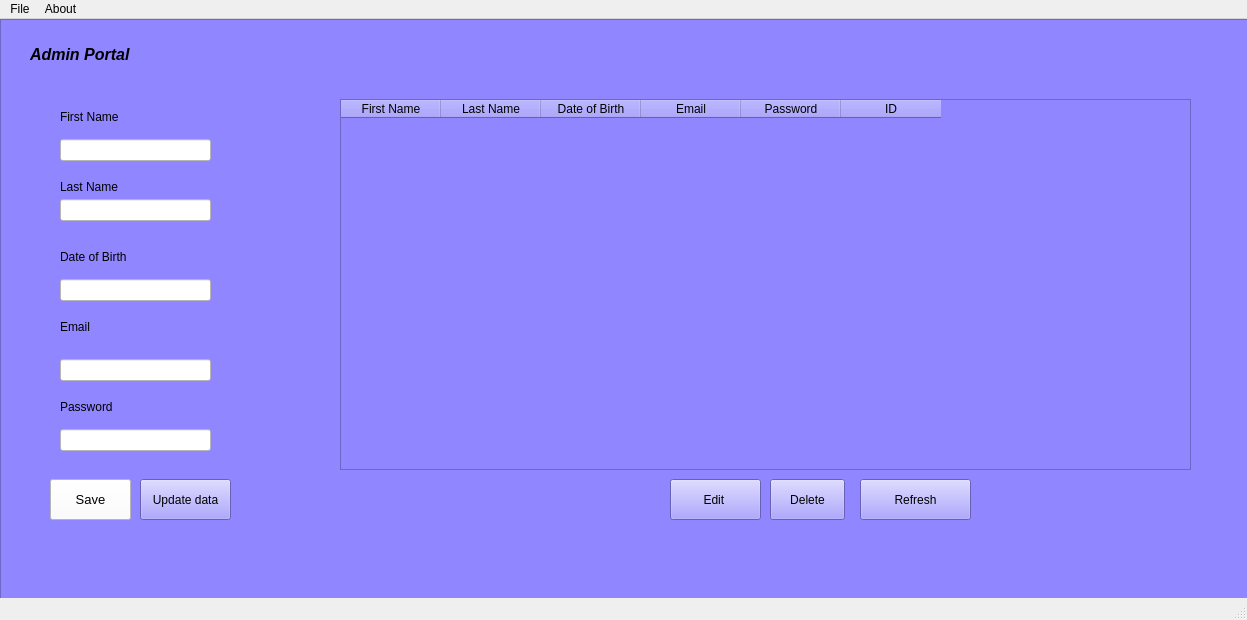
<?xml version="1.0" encoding="UTF-8"?>
<ui version="4.0">
 <class>AdminPortalDialog</class>
 <widget class="QMainWindow" name="AdminPortalDialog">
  <property name="geometry">
   <rect>
    <x>0</x>
    <y>0</y>
    <width>1247</width>
    <height>620</height>
   </rect>
  </property>
  <property name="windowTitle">
   <string>MainWindow</string>
  </property>
  <widget class="QWidget" name="centralwidget">
   <widget class="QFrame" name="frame">
    <property name="geometry">
     <rect>
      <x>0</x>
      <y>0</y>
      <width>1251</width>
      <height>591</height>
     </rect>
    </property>
    <property name="font">
     <font>
      <pointsize>8</pointsize>
     </font>
    </property>
    <property name="styleSheet">
     <string notr="true">background-color: rgb(144, 134, 255);</string>
    </property>
    <property name="frameShape">
     <enum>QFrame::StyledPanel</enum>
    </property>
    <property name="frameShadow">
     <enum>QFrame::Raised</enum>
    </property>
    <widget class="QLineEdit" name="firstNameLineEdit">
     <property name="geometry">
      <rect>
       <x>60</x>
       <y>120</y>
       <width>151</width>
       <height>22</height>
      </rect>
     </property>
     <property name="styleSheet">
      <string notr="true">background-color: rgb(255, 255, 255);</string>
     </property>
    </widget>
    <widget class="QLabel" name="label">
     <property name="geometry">
      <rect>
       <x>60</x>
       <y>90</y>
       <width>81</width>
       <height>16</height>
      </rect>
     </property>
     <property name="text">
      <string>First Name</string>
     </property>
    </widget>
    <widget class="QLabel" name="label_2">
     <property name="geometry">
      <rect>
       <x>60</x>
       <y>160</y>
       <width>61</width>
       <height>16</height>
      </rect>
     </property>
     <property name="text">
      <string>Last Name</string>
     </property>
    </widget>
    <widget class="QLabel" name="label_3">
     <property name="geometry">
      <rect>
       <x>60</x>
       <y>230</y>
       <width>81</width>
       <height>16</height>
      </rect>
     </property>
     <property name="text">
      <string>Date of Birth</string>
     </property>
    </widget>
    <widget class="QLabel" name="label_4">
     <property name="geometry">
      <rect>
       <x>60</x>
       <y>300</y>
       <width>49</width>
       <height>16</height>
      </rect>
     </property>
     <property name="text">
      <string>Email</string>
     </property>
    </widget>
    <widget class="QLabel" name="label_5">
     <property name="geometry">
      <rect>
       <x>60</x>
       <y>380</y>
       <width>61</width>
       <height>16</height>
      </rect>
     </property>
     <property name="text">
      <string>Password</string>
     </property>
    </widget>
    <widget class="QLabel" name="label_6">
     <property name="geometry">
      <rect>
       <x>30</x>
       <y>20</y>
       <width>151</width>
       <height>31</height>
      </rect>
     </property>
     <property name="font">
      <font>
       <pointsize>12</pointsize>
       <italic>true</italic>
       <bold>true</bold>
      </font>
     </property>
     <property name="text">
      <string>Admin Portal</string>
     </property>
    </widget>
    <widget class="QLineEdit" name="lastNameLineEdit">
     <property name="geometry">
      <rect>
       <x>60</x>
       <y>180</y>
       <width>151</width>
       <height>22</height>
      </rect>
     </property>
     <property name="styleSheet">
      <string notr="true">background-color: rgb(255, 255, 255);</string>
     </property>
    </widget>
    <widget class="QLineEdit" name="passwordLineEdit">
     <property name="geometry">
      <rect>
       <x>60</x>
       <y>410</y>
       <width>151</width>
       <height>22</height>
      </rect>
     </property>
     <property name="styleSheet">
      <string notr="true">background-color: rgb(255, 255, 255);</string>
     </property>
    </widget>
    <widget class="QPushButton" name="saveButton">
     <property name="geometry">
      <rect>
       <x>50</x>
       <y>460</y>
       <width>81</width>
       <height>41</height>
      </rect>
     </property>
     <property name="font">
      <font>
       <pointsize>10</pointsize>
      </font>
     </property>
     <property name="styleSheet">
      <string notr="true">background-color: rgb(255, 255, 255);</string>
     </property>
     <property name="text">
      <string>Save</string>
     </property>
    </widget>
    <widget class="QLineEdit" name="dobLineEdit">
     <property name="geometry">
      <rect>
       <x>60</x>
       <y>260</y>
       <width>151</width>
       <height>22</height>
      </rect>
     </property>
     <property name="styleSheet">
      <string notr="true">background-color: rgb(255, 255, 255);</string>
     </property>
    </widget>
    <widget class="QLineEdit" name="emailLineEdit">
     <property name="geometry">
      <rect>
       <x>60</x>
       <y>340</y>
       <width>151</width>
       <height>22</height>
      </rect>
     </property>
     <property name="styleSheet">
      <string notr="true">background-color: rgb(255, 255, 255);</string>
     </property>
    </widget>
    <widget class="QTableWidget" name="tableWidget">
     <property name="geometry">
      <rect>
       <x>340</x>
       <y>80</y>
       <width>851</width>
       <height>371</height>
      </rect>
     </property>
     <property name="columnCount">
      <number>6</number>
     </property>
     <column>
      <property name="text">
       <string>First Name</string>
      </property>
     </column>
     <column>
      <property name="text">
       <string>Last Name</string>
      </property>
     </column>
     <column>
      <property name="text">
       <string>Date of Birth</string>
      </property>
     </column>
     <column>
      <property name="text">
       <string>Email</string>
      </property>
     </column>
     <column>
      <property name="text">
       <string>Password</string>
      </property>
     </column>
     <column>
      <property name="text">
       <string>ID</string>
      </property>
     </column>
    </widget>
    <widget class="QPushButton" name="editButton">
     <property name="geometry">
      <rect>
       <x>670</x>
       <y>460</y>
       <width>91</width>
       <height>41</height>
      </rect>
     </property>
     <property name="text">
      <string>Edit </string>
     </property>
    </widget>
    <widget class="QPushButton" name="updateButton">
     <property name="geometry">
      <rect>
       <x>860</x>
       <y>460</y>
       <width>111</width>
       <height>41</height>
      </rect>
     </property>
     <property name="text">
      <string>Refresh</string>
     </property>
    </widget>
    <widget class="QPushButton" name="deleteButton">
     <property name="geometry">
      <rect>
       <x>770</x>
       <y>460</y>
       <width>75</width>
       <height>41</height>
      </rect>
     </property>
     <property name="text">
      <string>Delete</string>
     </property>
    </widget>
    <widget class="QPushButton" name="updateDataButton">
     <property name="geometry">
      <rect>
       <x>140</x>
       <y>460</y>
       <width>91</width>
       <height>41</height>
      </rect>
     </property>
     <property name="text">
      <string>Update data</string>
     </property>
    </widget>
   </widget>
  </widget>
  <widget class="QMenuBar" name="menubar">
   <property name="geometry">
    <rect>
     <x>0</x>
     <y>0</y>
     <width>1247</width>
     <height>22</height>
    </rect>
   </property>
   <widget class="QMenu" name="menuFile">
    <property name="title">
     <string>File</string>
    </property>
   </widget>
   <widget class="QMenu" name="menuAbout">
    <property name="title">
     <string>About</string>
    </property>
   </widget>
   <addaction name="menuFile"/>
   <addaction name="menuAbout"/>
  </widget>
  <widget class="QStatusBar" name="statusbar"/>
 </widget>
 <resources/>
 <connections/>
</ui>
